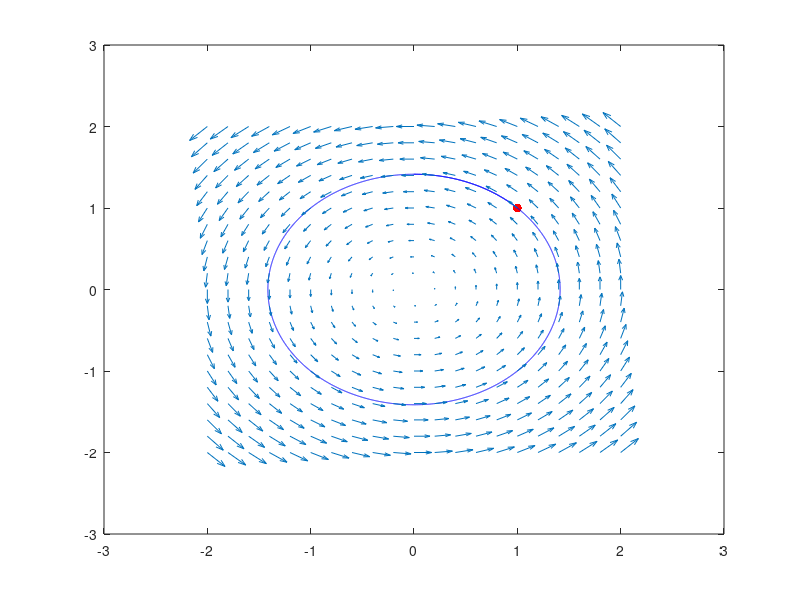

This figure's MATLAB source:
% written by Jiannan Jiang
% Visualize solutions of the system: x'=-y; y'=x 
close all;clear;clc;

% plot solutions for (x,y) starting at (1,1)
[x,y] = meshgrid(-2:0.01:2,-2:0.01:2);
u = -y;
v = x;
startx = 1;
starty = 1;
plot(startx,starty,'r.','MarkerSize',20)
streamline(x,y,u,v,startx,starty)

% plot vector field
hold on;
[x,y] = meshgrid(-2:0.2:2,-2:0.2:2);
u = -y;
v = x;
quiver(x,y,u,v)